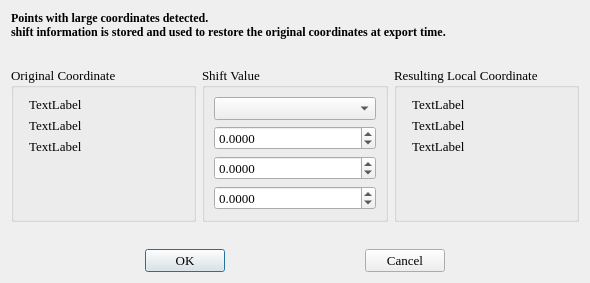
<?xml version="1.0" encoding="UTF-8"?>
<ui version="4.0">
 <class>GlobalShiftDialog</class>
 <widget class="QDialog" name="GlobalShiftDialog">
  <property name="geometry">
   <rect>
    <x>0</x>
    <y>0</y>
    <width>590</width>
    <height>283</height>
   </rect>
  </property>
  <property name="windowTitle">
   <string>Global Shift/Scale</string>
  </property>
  <layout class="QVBoxLayout" name="verticalLayout_4">
   <item>
    <widget class="QLabel" name="label">
     <property name="font">
      <font>
       <family>Times New Roman</family>
       <pointsize>9</pointsize>
       <weight>75</weight>
       <bold>true</bold>
      </font>
     </property>
     <property name="text">
      <string>Points with large coordinates detected. 
shift information is stored and used to restore the original coordinates at export time.</string>
     </property>
    </widget>
   </item>
   <item>
    <spacer name="verticalSpacer">
     <property name="orientation">
      <enum>Qt::Vertical</enum>
     </property>
     <property name="sizeHint" stdset="0">
      <size>
       <width>20</width>
       <height>0</height>
      </size>
     </property>
    </spacer>
   </item>
   <item>
    <layout class="QHBoxLayout" name="horizontalLayout_2">
     <item>
      <widget class="QGroupBox" name="groupBox">
       <property name="font">
        <font>
         <family>Times New Roman</family>
         <pointsize>10</pointsize>
        </font>
       </property>
       <property name="title">
        <string>Original Coordinate</string>
       </property>
       <layout class="QVBoxLayout" name="verticalLayout">
        <item>
         <layout class="QFormLayout" name="formLayout">
          <item row="2" column="1">
           <widget class="QLabel" name="lblOriginalZ">
            <property name="text">
             <string>TextLabel</string>
            </property>
           </widget>
          </item>
          <item row="0" column="1">
           <widget class="QLabel" name="lblOriginalX">
            <property name="text">
             <string>TextLabel</string>
            </property>
           </widget>
          </item>
          <item row="1" column="1">
           <widget class="QLabel" name="lblOriginalY">
            <property name="text">
             <string>TextLabel</string>
            </property>
           </widget>
          </item>
         </layout>
        </item>
       </layout>
      </widget>
     </item>
     <item>
      <widget class="QGroupBox" name="groupBox_2">
       <property name="font">
        <font>
         <family>Times New Roman</family>
         <pointsize>10</pointsize>
        </font>
       </property>
       <property name="title">
        <string>Shift Value</string>
       </property>
       <layout class="QVBoxLayout" name="verticalLayout_2">
        <item>
         <widget class="QComboBox" name="combo_shiftType"/>
        </item>
        <item>
         <layout class="QFormLayout" name="formLayout_2">
          <item row="0" column="0" colspan="2">
           <widget class="QDoubleSpinBox" name="spinShiftX">
            <property name="decimals">
             <number>4</number>
            </property>
            <property name="minimum">
             <double>-9999999999.000000000000000</double>
            </property>
            <property name="maximum">
             <double>9999999999.000000000000000</double>
            </property>
            <property name="singleStep">
             <double>0.010000000000000</double>
            </property>
            <property name="value">
             <double>0.000000000000000</double>
            </property>
           </widget>
          </item>
          <item row="1" column="0" colspan="2">
           <widget class="QDoubleSpinBox" name="spinShiftY">
            <property name="decimals">
             <number>4</number>
            </property>
            <property name="minimum">
             <double>-9999999999.000000000000000</double>
            </property>
            <property name="maximum">
             <double>9999999999.000000000000000</double>
            </property>
            <property name="singleStep">
             <double>0.010000000000000</double>
            </property>
           </widget>
          </item>
          <item row="2" column="0" colspan="2">
           <widget class="QDoubleSpinBox" name="spinShiftZ">
            <property name="decimals">
             <number>4</number>
            </property>
            <property name="minimum">
             <double>-9999999999.000000000000000</double>
            </property>
            <property name="maximum">
             <double>9999999999.000000000000000</double>
            </property>
            <property name="singleStep">
             <double>0.010000000000000</double>
            </property>
           </widget>
          </item>
         </layout>
        </item>
       </layout>
      </widget>
     </item>
     <item>
      <widget class="QGroupBox" name="groupBox_3">
       <property name="font">
        <font>
         <family>Times New Roman</family>
         <pointsize>10</pointsize>
        </font>
       </property>
       <property name="title">
        <string>Resulting Local Coordinate</string>
       </property>
       <layout class="QVBoxLayout" name="verticalLayout_3">
        <item>
         <layout class="QFormLayout" name="formLayout_3">
          <item row="2" column="1">
           <widget class="QLabel" name="lblLocalZ">
            <property name="text">
             <string>TextLabel</string>
            </property>
           </widget>
          </item>
          <item row="0" column="1">
           <widget class="QLabel" name="lblLocalX">
            <property name="text">
             <string>TextLabel</string>
            </property>
           </widget>
          </item>
          <item row="1" column="1">
           <widget class="QLabel" name="lblLocalY">
            <property name="text">
             <string>TextLabel</string>
            </property>
           </widget>
          </item>
         </layout>
        </item>
       </layout>
      </widget>
     </item>
    </layout>
   </item>
   <item>
    <spacer name="verticalSpacer_2">
     <property name="orientation">
      <enum>Qt::Vertical</enum>
     </property>
     <property name="sizeHint" stdset="0">
      <size>
       <width>565</width>
       <height>0</height>
      </size>
     </property>
    </spacer>
   </item>
   <item>
    <layout class="QHBoxLayout" name="horizontalLayout">
     <item>
      <spacer name="horizontalSpacer_2">
       <property name="orientation">
        <enum>Qt::Horizontal</enum>
       </property>
       <property name="sizeHint" stdset="0">
        <size>
         <width>40</width>
         <height>20</height>
        </size>
       </property>
      </spacer>
     </item>
     <item>
      <widget class="QPushButton" name="btnOk">
       <property name="font">
        <font>
         <family>Times New Roman</family>
         <pointsize>10</pointsize>
        </font>
       </property>
       <property name="text">
        <string>OK</string>
       </property>
      </widget>
     </item>
     <item>
      <spacer name="horizontalSpacer">
       <property name="orientation">
        <enum>Qt::Horizontal</enum>
       </property>
       <property name="sizeHint" stdset="0">
        <size>
         <width>40</width>
         <height>20</height>
        </size>
       </property>
      </spacer>
     </item>
     <item>
      <widget class="QPushButton" name="btnCancel">
       <property name="font">
        <font>
         <family>Times New Roman</family>
         <pointsize>10</pointsize>
        </font>
       </property>
       <property name="text">
        <string>Cancel</string>
       </property>
      </widget>
     </item>
     <item>
      <spacer name="horizontalSpacer_3">
       <property name="orientation">
        <enum>Qt::Horizontal</enum>
       </property>
       <property name="sizeHint" stdset="0">
        <size>
         <width>40</width>
         <height>20</height>
        </size>
       </property>
      </spacer>
     </item>
    </layout>
   </item>
  </layout>
 </widget>
 <resources/>
 <connections/>
</ui>
